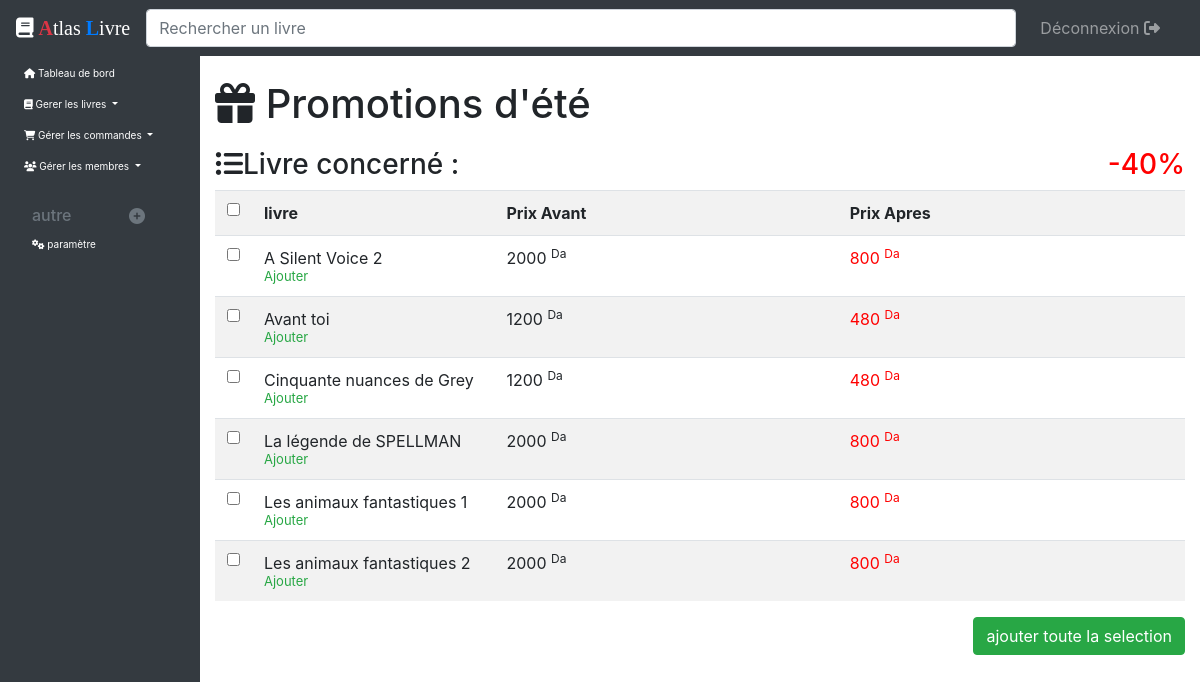
Screenshot of /Espace_admin/controleur/ajouterLivrePromo_controleur.php?promo=2 (signed in) with the database file from the repository.
### tables this page shows
CREATE TABLE IF NOT EXISTS `promotions` (
  `id` int(11) NOT NULL AUTO_INCREMENT,
  `titre` varchar(255) NOT NULL,
  `slogan` varchar(255) NOT NULL,
  `pr` int(11) NOT NULL,
  `image` varchar(255) NOT NULL,
  PRIMARY KEY (`id`)
);

CREATE TABLE IF NOT EXISTS `livres` (
  `id` int(11) NOT NULL AUTO_INCREMENT,
  `titre` varchar(255) NOT NULL,
  `auteur` varchar(255) NOT NULL,
  `p_ach` int(11) NOT NULL,
  `p_loc` int(11) NOT NULL,
  `dispo` varchar(11) NOT NULL,
  `stock` int(11) NOT NULL,
  `cat` varchar(255) NOT NULL,
  `nb_v` int(11) NOT NULL,
  `disc` text NOT NULL,
  `promo` int(11) NOT NULL,
  `image` varchar(255) NOT NULL,
  PRIMARY KEY (`id`)
);

### Espace_admin/controleur/ajouterLivrePromo_controleur.php (called while the page is built, shortened)
<?php
    include('../../autre/bdd.php');
    include('../modele/promotions_modele.php');
    if(isset($_GET['promo'])){
        $livres=get_livresNo();
        $promo=recherche_promo($_GET['promo']);
    }else{
       header('Location: listePromotions_controleur.php');
    }
    include('../vue/ajouterLivrePromo_vue.php');
?>

### Espace_admin/modele/promotions_modele.php (called while the page is built, shortened)
<?php
    function recherche_promo($id){
		global $bdd;
        $req= $bdd->prepare('SELECT * FROM promotions WHERE id= :id');
        $req->execute(array( 'id'=>$id));
        $donnees= $req->fetch();
        return $donnees;
	}
    function get_livresNo(){
        global $bdd;
        $req= $bdd->query('SELECT * FROM livres WHERE promo=0 ORDER BY titre');
        return $req;
    }
?>

### Espace_admin/vue/ajouterLivrePromo_vue.php (the view, shortened to what this page needs)
<html>
<head>
    <link href="../../css/style_admin.css" rel="stylesheet" />
    <link rel="stylesheet" href="https://stackpath.bootstrapcdn.com/bootstrap/4.5.0/css/bootstrap.min.css"
>
</head>
<body>
    <?php include("../autre/menu.php"); ?>
    <section class="container-fluid col-lg-10 offset-lg-2 col-md-9 offset-md-3" id='princi'>
        <div class="row">
            <h1 style="margin-bottom:20px;" class="col-sm-9"><i class="fas fa-gift"></i> <?php echo $promo['titre']; ?></h1>
        </div>
        <article>
            <div class="row">
                <h3 class=" col-sm-12"><i class="fas fa-list-ul"></i>Livre concerné :<span class="float-right" style="color:red;">-<?php echo $promo['pr']; ?>%</span></h3>
            </div>
            <div class="table-responsive">
                <form method="post" action="ajouterLivrePromo_controleur.php?promo=<?php echo $_GET['promo']; ?>">
                    <table class="table table-striped table-condensed ">
                        <tr>
                            <th style="width:1%;"><input type="checkbox" id="all" onclick="rep();" /></th>
                            <th>livre</th>
                            <th>Prix Avant</th>
                            <th>Prix Apres</th>
                        </tr>
                        <?php while($livre=$livres->fetch()){?>
                        <tr>
                            <td><input type="checkbox" name="num[]" value="<?php echo $livre['id']; ?>" /></td>
                            <td style="width:25%;">
                                <?php echo $livre['titre']; ?><br />
                                <span style="font-size:13px; ">
                                    <a href="ajouterLivrePromo_controleur.php?promo=<?php echo $_GET['promo']; ?>&add=<?php echo $livre['id']; ?>" style="color:#28a745;">Ajouter</a>
                                </span>
                            </td>
                            <td><?php echo $livre['p_ach']; ?> <sup>Da</sup></td>
                            <td style="color:red;"><?php echo $livre['p_ach']*$promo['pr']/100; ?> <sup>Da</sup></td>
                        </tr>
                        <?php } ?>
                    </table>
                    <input type="submit" value="ajouter toute la selection" name="suppSlec" class="btn btn-success float-right" />
                </form>
            </div>
        </article>
    </section>
</body>
</html>

### css/style_admin.css (style rules this page uses)
#princi { margin-top: 80px; margin-bottom: 80px; }

### rows the page displays
promotions: titre "Promotions d'été", pr "40"
livres: titre "A Silent Voice 2", p_ach "2000", $livre['p_ach']*$promo['pr']/100 "800"
livres: titre "Avant toi", p_ach "1200", $livre['p_ach']*$promo['pr']/100 "480"
livres: titre "Cinquante nuances de Grey", p_ach "1200", $livre['p_ach']*$promo['pr']/100 "480"
livres: titre "La légende de SPELLMAN", p_ach "2000", $livre['p_ach']*$promo['pr']/100 "800"
livres: titre "Les animaux fantastiques 1", p_ach "2000", $livre['p_ach']*$promo['pr']/100 "800"
livres: titre "Les animaux fantastiques 2", p_ach "2000", $livre['p_ach']*$promo['pr']/100 "800"
